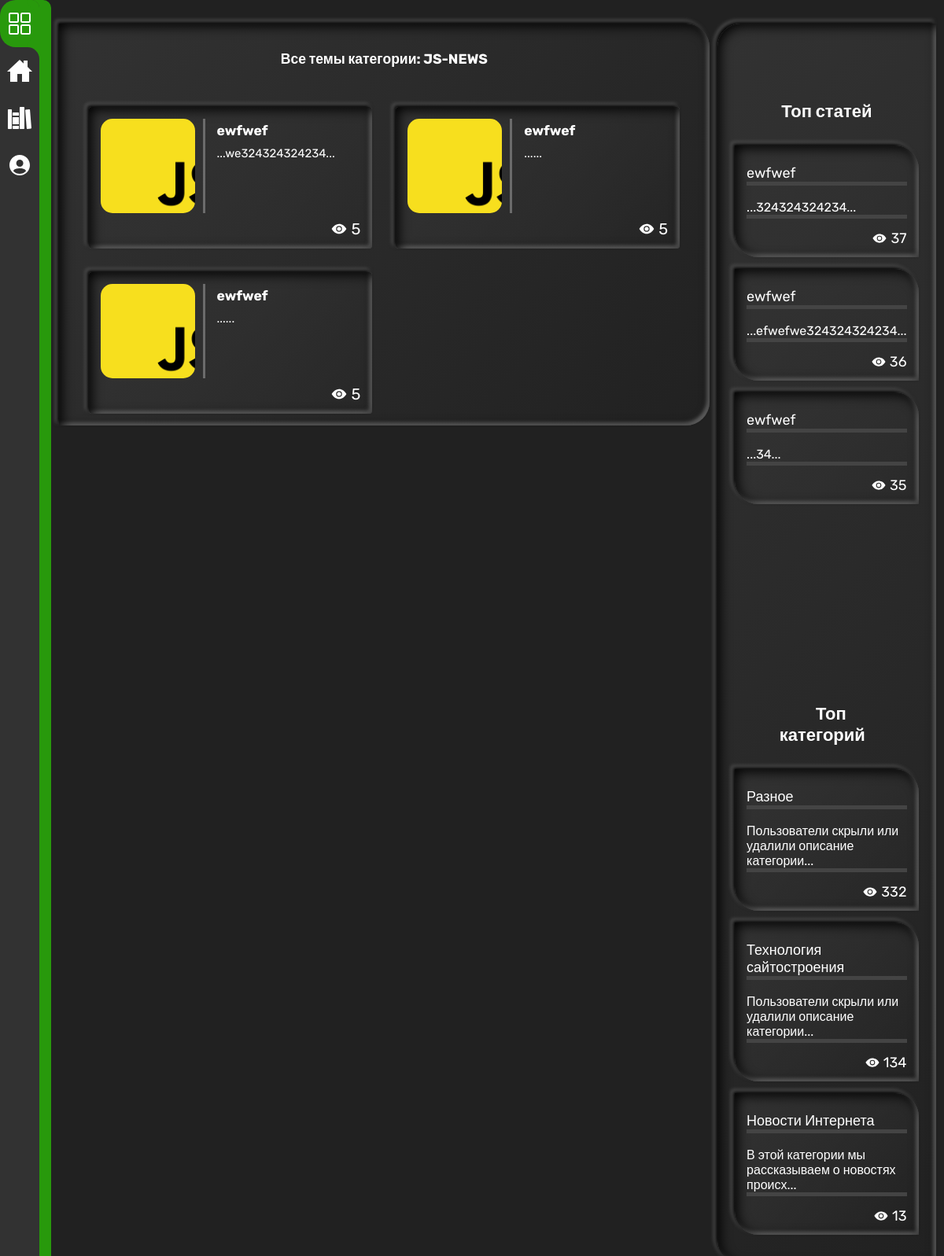
/category-all-posts.php?id=2, run on the app's committed database.
### tables this page shows
CREATE TABLE `category` (
  `id` int NOT NULL,
  `cat_name` varchar(255) NOT NULL,
  `descript` varchar(1000) NOT NULL DEFAULT 'Пользователи скрыли или удалили описание категории!',
  `views` int NOT NULL,
  `icon` varchar(500) NOT NULL DEFAULT '<ion-icon name="terminal-outline"></ion-icon>'
);

CREATE TABLE `post` (
  `id` int NOT NULL,
  `category_id` int DEFAULT NULL,
  `title` varchar(255) DEFAULT NULL,
  `text` text NOT NULL,
  `date` datetime NOT NULL DEFAULT CURRENT_TIMESTAMP,
  `views` int NOT NULL
);

### category-all-posts.php (the view, shortened to what this page needs)
<? require "includes/config.php"; ?>
<!DOCTYPE html>
<html lang="ru">
<head>
    <link rel="stylesheet" href="../style/index.min.css">
</head>
<body>
    <? include_once "includes/templates/__nav-bar.php"; ?>
    <div class="container" >
        <div class="container-content">
            <div class="container-content-all_post">
                <div class="container-content-all_post-post">
                    <?
                        $cat = mysqli_query($connect, 'SELECT * FROM `category` WHERE `id` = '.$_GET['id']);
                        $cats = mysqli_fetch_assoc($cat);
                        mysqli_query($connect, 'UPDATE `category` SET `views` = `views` + 1 WHERE `id` = '.$_GET['id']);
                        $cat_post = mysqli_query($connect, 'SELECT * FROM `post` WHERE `category_id` = '. $_GET['id']);
                    ?>
                    <h3 class="container-content-all_post-post-h3">Все темы категории: <? echo $cats['cat_name']; ?></h3>
                    <ul>
                    <?
                        while ($posts = mysqli_fetch_assoc($cat_post)) {
                    ?>
                        <li>
                            <div class="container-content-all_post-post-card">
                                <img src="../data/img/js.png" alt="JS.images">
                                <div>
                                    <h3><a href=""><? echo $posts['title']; ?></a></h3>
                                    <p><? echo '...'.mb_substr(strip_tags($posts["text"]), random_int(0,70),115, 'UTF-8').'...' ?></p>
                                </div>
                                <span><ion-icon name="eye-sharp"></ion-icon><p>5</p></span>
                            </div>
                        </li>
                    <?
                        }
                    ?>
                    </ul>
                </div>
            </div>
            <? include_once "includes/templates/__top-list.php"; ?>
        </div>
    </div>
</body>
</html>

### includes/templates/__top-list.php
<div class="container-content-top">
    <div class="container-content-top-block">
        <div class="container-content-top-block-item">
            <div class="container-content-top-block-item-topView">
                <p><strong>Топ статей</strong></p>
                <ul>
                <?
                        $top_post = mysqli_query($connect, "SELECT * FROM `post` ORDER BY `views` DESC LIMIT 3");
                        while($top_posts = mysqli_fetch_assoc($top_post)){
                            if($top_posts['views'] <= 0){
                    ?>
                        <li>
                            <div class="card">
                                <span class="card-header"><a href="">Свободное место!</a></span>
                                <span class="card-title">Нет достойной кандидатуры на данное место!</span>
                            </div>
                        </li>
                    <?
                            }else{
                    ?>
                        <li>
                            <div class="card">
                                <span class="card-header"><a href="/articles.php?id=<? echo $top_posts["id"]; ?>"><? echo $top_posts["title"] ?></a></span>
                                <span class="card-title"><? echo '...'.mb_substr(strip_tags($top_posts["text"]), random_int(0,20),50, 'UTF-8').'...' ?></span>
                                <span class="card-vievs"><ion-icon name="eye" class="vievs-eye"></ion-icon><p><? echo $top_posts["views"] ?></p></span>
                            </div>
                        </li>
                    <?
                            }
                        }
                    ?>
                </ul>
            </div>
            <div class="container-content-top-block-item-topCategory">
                <p><strong>Топ категорий</strong></p>
                <ul>
                    <?
                        $top_cat = mysqli_query($connect, "SELECT * FROM `category` ORDER BY `views` DESC LIMIT 3");
                        while($top_cats = mysqli_fetch_assoc($top_cat)){
                            if($top_cats['views'] <= 0){
                    ?>
                        <li>
                            <div class="card">
                                <span class="card-header"><a href="">Свободное место!</a></span>
                                <span class="card-title">Нет достойной кандидатуры на данное место!</span>
                            </div>
                        </li>
                    <?
                            }else{
                    ?>
                        <li>
                            <div class="card">
                                <span class="card-header"><a href="/articles.php?id=<? echo $posts["id"]; ?>"><? echo $top_cats["cat_name"] ?></a></span>
                                <span class="card-title"><? echo mb_substr(strip_tags($top_cats["descript"]), 0,50, 'UTF-8').'...' ?></span>
                                <span class="card-vievs"><ion-icon name="eye" class="vievs-eye"></ion-icon><p><? echo $top_cats["views"] ?></p></span>
                            </div>
                        </li>
                    <?
                            }
                        }
                    ?>
                </ul>
            </div>
        </div>
    </div>
</div>

### data on the page
category: cat_name "JS-NEWS"
post: title "ewfwef", views "36"
post: title "ewfwef"
post: title "ewfwef"
post: title "ewfwef", views "37"
post: title "ewfwef", views "35"
category: cat_name "Разное", descript "Пользователи скрыли или удалили описание категории", views "332"
category: cat_name "Технология сайтостроения", descript "Пользователи скрыли или удалили описание категории", views "134"
category: cat_name "Новости Интернета", descript "В этой категории мы рассказываем о новостях происх", views "13"
